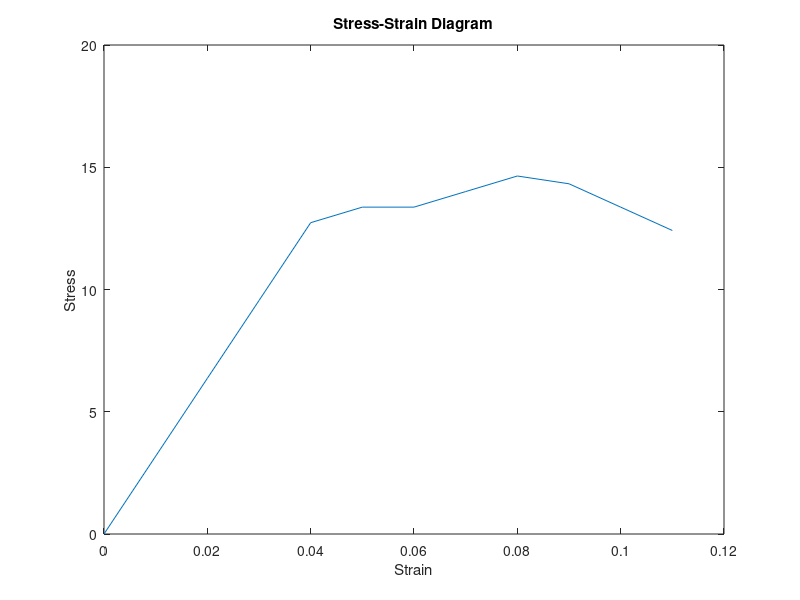

The MATLAB source for this figure:
%% 5
clear;clc;
load("q5.mat"); % has Force/Strain table and diameter values
%%
A = pi*(d/2)^2;
Stress = Force./A;
%%
figure();
plot(Strain,Stress);
xlabel("Strain");
ylabel("Stress");
title("Stress-Strain Diagram");
